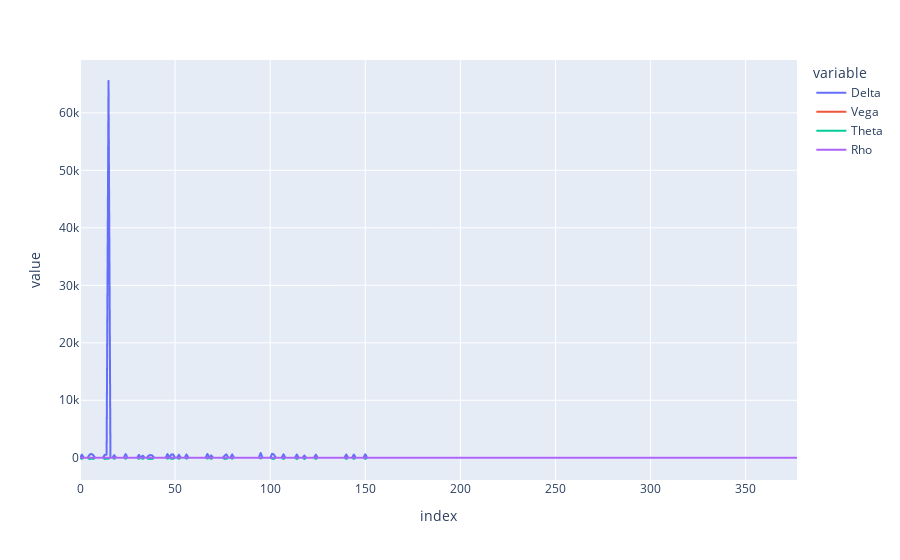

The code cell stored with this chart in its notebook:
### Code cell
px.line(greeks_df, y=["Delta", "Vega", "Theta", "Rho"])

### Figure 1 — Plotly figure (JSON) as saved in the notebook; plotly's stock layout.template omitted (floating-point values rounded to 4 significant figures; data arrays with more than 128 entries replaced by an {"elided": "..."} marker saying what was removed)
{"data": [{"hovertemplate": "variable=Delta<br>index=%{x}<br>value=%{y}<extra></extra>", "legendgroup": "Delta", "line": {"color": "#636efa", "dash": "solid"}, "marker": {"symbol": "circle"}, "mode": "lines", "name": "Delta", "showlegend": true, "type": "scattergl", "x": {"elided": "378 int values"}, "xaxis": "x", "y": {"elided": "378 float values"}, "yaxis": "y"}, {"hovertemplate": "variable=Vega<br>index=%{x}<br>value=%{y}<extra></extra>", "legendgroup": "Vega", "line": {"color": "#EF553B", "dash": "solid"}, "marker": {"symbol": "circle"}, "mode": "lines", "name": "Vega", "showlegend": true, "type": "scattergl", "x": {"elided": "378 int values"}, "xaxis": "x", "y": {"elided": "378 float values"}, "yaxis": "y"}, {"hovertemplate": "variable=Theta<br>index=%{x}<br>value=%{y}<extra></extra>", "legendgroup": "Theta", "line": {"color": "#00cc96", "dash": "solid"}, "marker": {"symbol": "circle"}, "mode": "lines", "name": "Theta", "showlegend": true, "type": "scattergl", "x": {"elided": "378 int values"}, "xaxis": "x", "y": {"elided": "378 float values"}, "yaxis": "y"}, {"hovertemplate": "variable=Rho<br>index=%{x}<br>value=%{y}<extra></extra>", "legendgroup": "Rho", "line": {"color": "#ab63fa", "dash": "solid"}, "marker": {"symbol": "circle"}, "mode": "lines", "name": "Rho", "showlegend": true, "type": "scattergl", "x": {"elided": "378 int values"}, "xaxis": "x", "y": {"elided": "378 float values"}, "yaxis": "y"}], "layout": {"legend": {"title": {"text": "variable"}, "tracegroupgap": 0}, "margin": {"t": 60}, "xaxis": {"anchor": "y", "domain": [0, 1], "title": {"text": "index"}}, "yaxis": {"anchor": "x", "domain": [0, 1], "title": {"text": "value"}}}}
